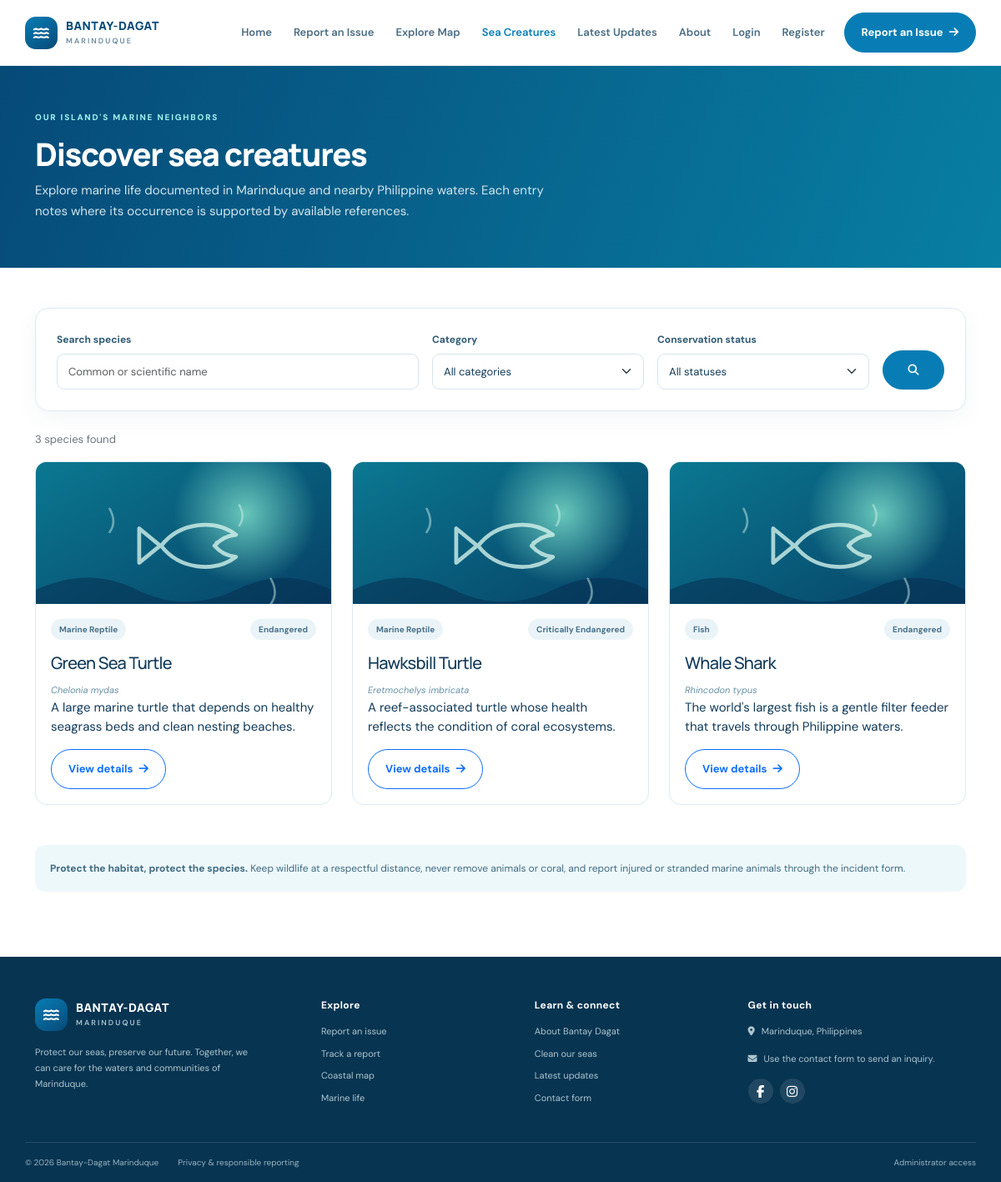
The page /marine-species.php on the database its author committed.
### tables this page shows
CREATE TABLE IF NOT EXISTS marine_species (
  species_id BIGINT UNSIGNED NOT NULL AUTO_INCREMENT PRIMARY KEY,
  common_name VARCHAR(150) NOT NULL,
  scientific_name VARCHAR(180) NULL,
  category VARCHAR(60) NULL,
  description TEXT NOT NULL,
  habitat TEXT NULL,
  diet TEXT NULL,
  occurrence_note TEXT NULL,
  conservation_status VARCHAR(100) NULL,
  interesting_facts TEXT NULL,
  species_image VARCHAR(255) NULL,
  image_source_url TEXT NULL,
  reference_url TEXT NULL,
  is_featured TINYINT(1) NOT NULL DEFAULT 0,
  created_at TIMESTAMP NOT NULL DEFAULT CURRENT_TIMESTAMP,
  updated_at TIMESTAMP NOT NULL DEFAULT CURRENT_TIMESTAMP ON UPDATE CURRENT_TIMESTAMP,
  UNIQUE KEY uq_species_scientific_name (scientific_name),
  KEY idx_species_common_name (common_name),
  KEY idx_species_conservation (conservation_status),
  KEY idx_species_category (category)
);

### includes/functions.php (called while the page is built, shortened)
<?php
function e(mixed $value): string
{
    return htmlspecialchars((string) $value, ENT_QUOTES | ENT_SUBSTITUTE, 'UTF-8');
}

### marine-species.php (the view, shortened to what this page needs)
<?php
require_once __DIR__ . '/includes/functions.php';
$pdo = db();
$search = trim((string) ($_GET['q'] ?? ''));
$pageSize = 12;
$requestedPage = filter_input(INPUT_GET, 'page', FILTER_VALIDATE_INT);
$conditions = [];
$params = [];
$where = $conditions ? ' WHERE ' . implode(' AND ', $conditions) : '';
$countStatement = $pdo->prepare('SELECT COUNT(*) FROM marine_species' . $where);
$countStatement->execute($params);
$totalSpecies = (int) $countStatement->fetchColumn();
$totalPages = max(1, (int) ceil($totalSpecies / $pageSize));
$page = min(max(1, $requestedPage ?: 1), $totalPages);
$offset = ($page - 1) * $pageSize;
$statement = $pdo->prepare(
    'SELECT species_id, common_name, scientific_name, category, description,
            conservation_status, species_image, image_source_url, occurrence_note
     FROM marine_species' . $where . '
     ORDER BY common_name, scientific_name
     LIMIT ? OFFSET ?'
);
$statement->bindValue(count($params) + 1, $pageSize, PDO::PARAM_INT);
$statement->bindValue(count($params) + 2, $offset, PDO::PARAM_INT);
$statement->execute();
$species = $statement->fetchAll();
require __DIR__ . '/includes/header.php';
?>
<section class="page-hero">
    <div class="container">
        <span class="eyebrow eyebrow-light">OUR ISLAND'S MARINE NEIGHBORS</span>
        <h1>Discover sea creatures</h1>
        <p>Explore marine life documented in Marinduque and nearby Philippine waters. Each entry notes where its occurrence is supported by available references.</p>
    </div>
</section>
<section class="content-section">
    <div class="container">
        <form class="surface-card mb-4" method="get" action="marine-species.php">
            <div class="row g-3 align-items-end">
                <div class="col-md-5">
                    <label class="form-label" for="species-search">Search species</label>
                    <input class="form-control" id="species-search" name="q" value="<?= e($search) ?>" placeholder="Common or scientific name">
                </div>
                <div class="col-md-3">
                    <label class="form-label" for="species-category">Category</label>
                    <select class="form-select" id="species-category" name="category">
                        <option value="">All categories</option>
                    </select>
                </div>
                <div class="col-md-3">
                    <label class="form-label" for="species-status">Conservation status</label>
                    <select class="form-select" id="species-status" name="status">
                        <option value="">All statuses</option>
                    </select>
                </div>
                <div class="col-md-1 d-grid">
                    <button class="btn btn-primary rounded-pill" aria-label="Apply filters"><i class="fa-solid fa-magnifying-glass"></i></button>
                </div>
            </div>
        </form>
        <div class="d-flex justify-content-between align-items-center gap-2 mb-3">
            <p class="small text-secondary mb-0"><?= number_format($totalSpecies) ?> species found</p>
        </div>
        <?php if ($species): ?>
            <div class="row g-4">
                <?php foreach ($species as $item): ?>
                    <div class="col-sm-6 col-lg-4">
                        <article class="species-list-card">
                            <a class="species-list-link" href="species-details.php?id=<?= (int) $item['species_id'] ?>">
                                <div class="species-list-image">
                                    <img src="<?= e($item['species_image'] ?: 'assets/images/species-placeholder.svg') ?>" alt="<?= e($item['common_name']) ?>" loading="lazy" onerror="this.onerror=null;this.src='assets/images/species-placeholder.svg';">
                                </div>
                                <div class="species-card-body">
                                    <div class="d-flex flex-wrap justify-content-between gap-2">
                                        <span class="status-pill"><?= e($item['category'] ?: 'Marine species') ?></span>
                                        <span class="status-pill"><?= e($item['conservation_status'] ?: 'Not evaluated') ?></span>
                                    </div>
                                    <h2 class="h5 mt-3"><?= e($item['common_name']) ?></h2>
                                    <i><?= e($item['scientific_name']) ?></i>
                                    <p><?= e(mb_strimwidth(strip_tags($item['description']), 0, 120, '…')) ?></p>
                                    <span class="btn btn-outline-primary btn-sm rounded-pill">View details <i class="fa-solid fa-arrow-right ms-1"></i></span>
                                </div>
                            </a>
                        </article>
                    </div>
                <?php endforeach; ?>
            </div>
        <?php else: ?>
            <div class="empty-note">No species matched these filters.</div>
        <?php endif; ?>
        <div class="privacy-callout mt-5">
            <b>Protect the habitat, protect the species.</b>
            Keep wildlife at a respectful distance, never remove animals or coral,
            and report injured or stranded marine animals through the incident form.
        </div>
    </div>
</section>
<?php require __DIR__ . '/includes/footer.php'; ?>

### assets/css/style.css (style rules this page uses)
:root { --navy:#064a78;--blue:#087db5;--aqua:#28dde5;--pale:#eaf7fc;--ink:#123b5a;--muted:#648096;--green:#32a889;--coral:#f09169;--line:#dcebf1;--shadow:0 15px 40px rgba(11,69,101,.09) }
* { box-sizing:border-box }
body { font-family:"DM Sans",sans-serif;color:var(--ink);background:#fff;font-size:15px }
h1,h2,h3,h4,.brand { font-family:Manrope,sans-serif;letter-spacing:-.035em }
a { text-decoration:none;color:inherit }
.btn { font-weight:700;font-size:13px;padding:13px 20px;transition:transform .2s,box-shadow .2s }
.btn-primary { background:var(--blue);border-color:var(--blue) }
.eyebrow { display:block;color:#2087af;font-size:10px;font-weight:800;letter-spacing:.18em;margin-bottom:14px }
.eyebrow-light { color:#9df2ed }
.species-card-body,.update-body { padding:18px }
.species-card-body>i { color:#6690a4;font-size:11px }
.page-hero { padding:54px 0;background:linear-gradient(110deg,#064a78,#087fa3);color:white }
.page-hero h1 { font-size:38px;font-weight:800;margin:8px 0 }
.page-hero p { color:#d1e6ed;max-width:650px;margin:0;line-height:1.7 }
.content-section { padding:48px 0 78px }
.surface-card { background:white;border:1px solid var(--line);border-radius:16px;padding:25px;box-shadow:0 8px 28px rgba(10,74,104,.05) }
.form-label { font-size:12px;font-weight:700;color:#315b73 }
.form-control,.form-select { border-color:#d6e5ec;border-radius:9px;font-size:13px;padding:11px 13px;color:var(--ink) }
.status-pill { display:inline-block;border-radius:30px;padding:5px 10px;font-size:10px;font-weight:700;background:#eaf4f8;color:#47718a }
.species-list-card { display:block;border:1px solid var(--line);border-radius:14px;overflow:hidden;background:#fff;height:100%;transition:.2s }
.species-list-image { height:170px;background:linear-gradient(130deg,#2c8a93,#b0d7c3);display:grid;place-items:center;color:rgba(255,255,255,.8);font-size:55px;background-size:cover;background-position:center }
.privacy-callout { padding:18px;background:#edf8fb;border-radius:12px;color:#426b80;font-size:12px;line-height:1.7 }

### assets/css/species.css (style rules this page uses)
.species-list-card { display: flex; flex-direction: column; }
.species-list-link { display: block; color: inherit; }
.species-list-image { overflow: hidden; }
.species-list-image img { display: block; width: 100%; height: 100%; object-fit: cover; }

### rows shown on the page
marine_species: category "Marine Reptile", conservation_status "Endangered", common_name "Green Sea Turtle", scientific_name "Chelonia mydas", description "A large marine turtle that depends on healthy seagrass beds and clean nesting beaches."
marine_species: category "Marine Reptile", conservation_status "Critically Endangered", common_name "Hawksbill Turtle", scientific_name "Eretmochelys imbricata", description "A reef-associated turtle whose health reflects the condition of coral ecosystems."
marine_species: category "Fish", conservation_status "Endangered", common_name "Whale Shark", scientific_name "Rhincodon typus", description "The world's largest fish is a gentle filter feeder that travels through Philippine waters."

### other values the page prints
$totalSpecies "3"
